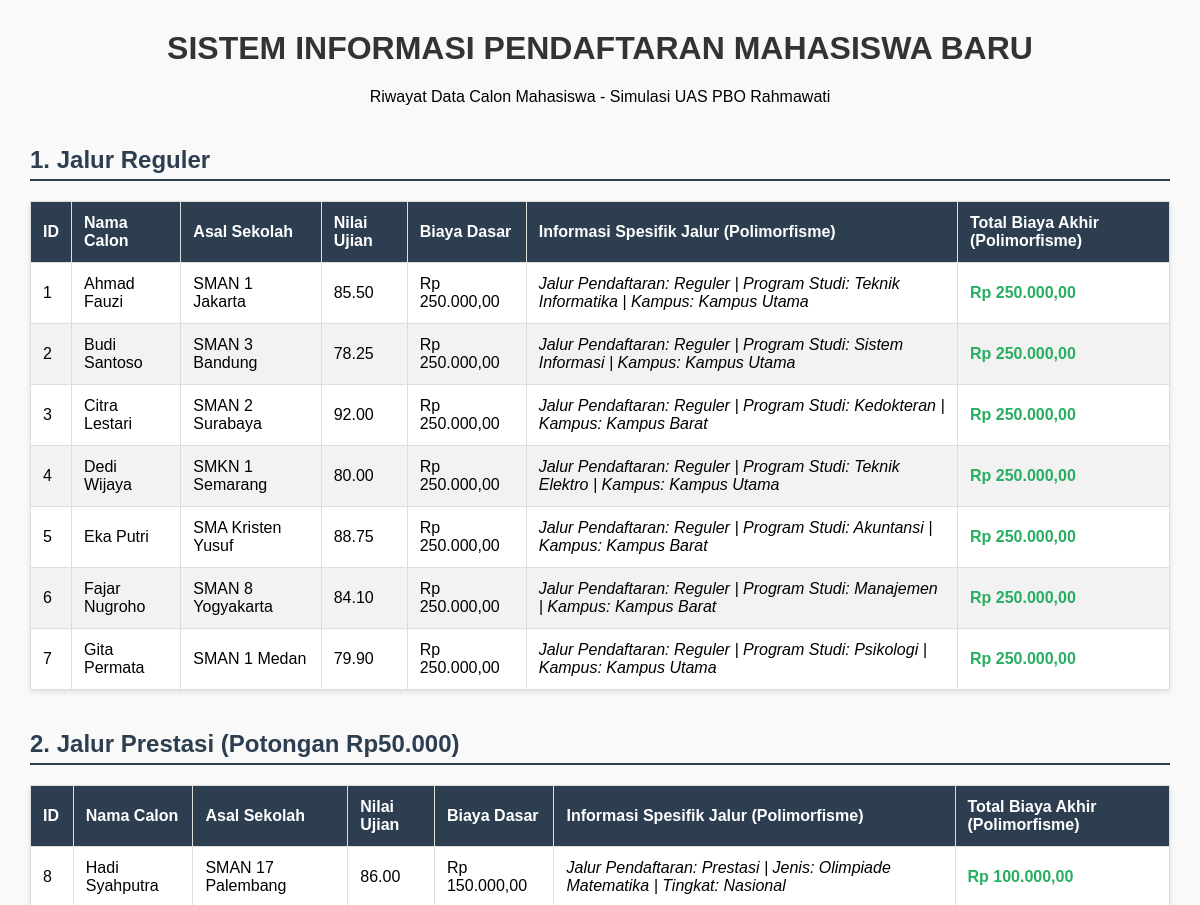
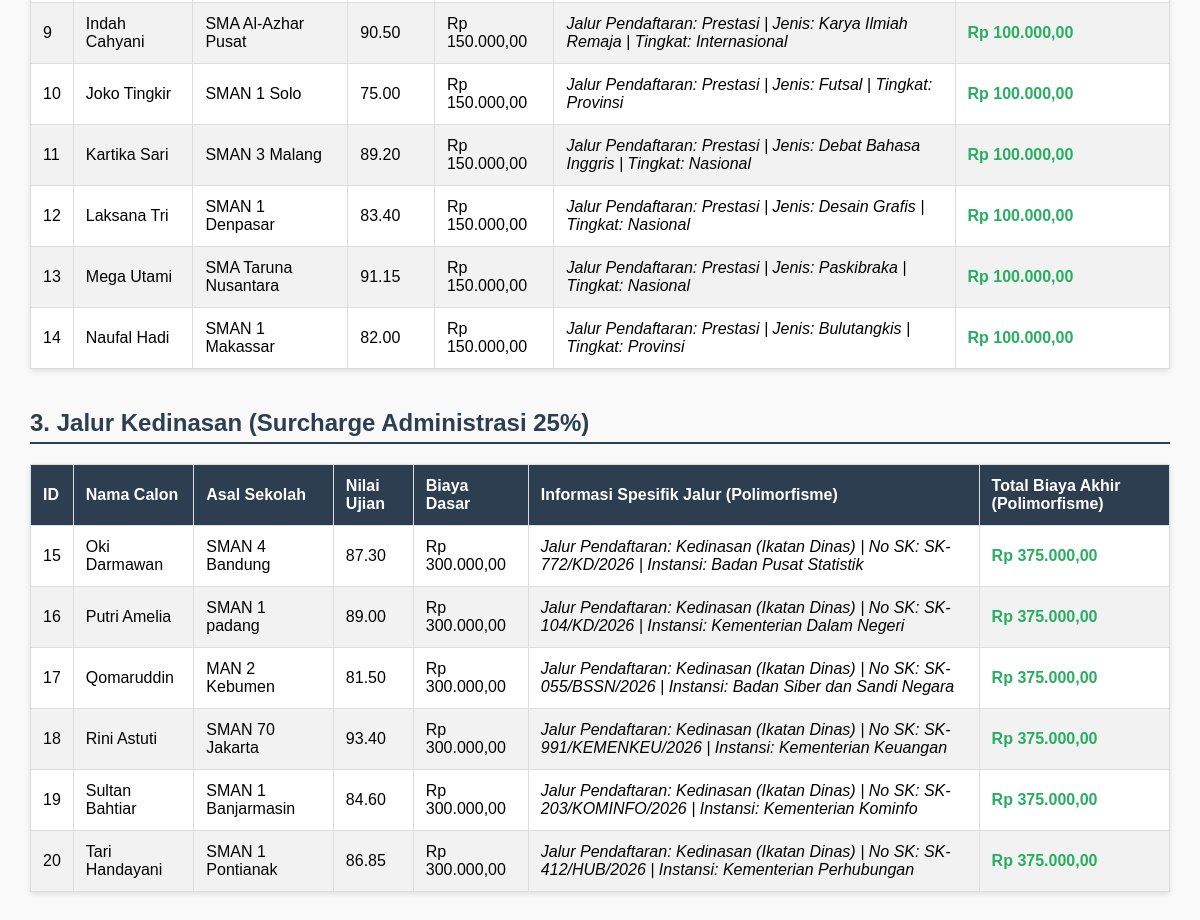
The page / on the database its author committed (2 pictures, top to bottom).
### tables this page shows
CREATE TABLE `tabel_pendaftaran` (
  `id_pendaftaran` int(11) NOT NULL,
  `nama_calon` varchar(100) NOT NULL,
  `asal_sekolah` varchar(100) NOT NULL,
  `nilai_ujian` decimal(5,2) NOT NULL,
  `biaya_pendaftaran_dasar` decimal(10,2) NOT NULL,
  `jalur_pendaftaran` enum('Reguler','Prestasi','Kedinasan') NOT NULL,
  `pilihan_prodi` varchar(100) DEFAULT NULL,
  `lokasi_kampus` varchar(100) DEFAULT NULL,
  `jenis_prestasi` varchar(50) DEFAULT NULL,
  `tingkat_prestasi` varchar(50) DEFAULT NULL,
  `sk_ikatan_dinas` varchar(100) DEFAULT NULL,
  `instansi_sponsor` varchar(100) DEFAULT NULL
);

### pendaftaranReguler.php (called while the page is built, shortened)
<?php
require_once 'Pendaftaran.php';
class PendaftaranReguler extends Pendaftaran {
    private $pilihanProdi;
    private $lokasiKampus;
    public function __construct($id, $nama, $sekolah, $nilai, $biayaDasar, $prodi = null, $kampus = null) {
        $this->pilihanProdi = $prodi;
        $this->lokasiKampus = $kampus;
    }
    public function hitungTotalBiaya() {
        return $this->biayaPendaftaranDasar;
    }
    public function tampilkanInfoJalur() {
        return "Jalur Pendaftaran: Reguler | Program Studi: " . $this->pilihanProdi . " | Kampus: " . $this->lokasiKampus;
    }
    public static function getDaftarReguler($db) {
        $query = "SELECT id_pendaftaran, nama_calon, asal_sekolah, nilai_ujian, biaya_pendaftaran_dasar, pilihan_prodi, lokasi_kampus
          FROM tabel_pendaftaran
          WHERE jalur_pendaftaran = 'Reguler'";
        $stmt = $db->prepare($query);
        $stmt->execute();
        $daftarReguler = [];
        while ($row = $stmt->fetch(PDO::FETCH_ASSOC)) {
            $daftarReguler[] = new PendaftaranReguler(
                $row['id_pendaftaran'],
                $row['nama_calon'],
                $row['asal_sekolah'],
                $row['nilai_ujian'],
                $row['biaya_pendaftaran_dasar'],
                $row['pilihan_prodi'],
                $row['lokasi_kampus']
            );
        }
        return $daftarReguler;
    }
}
?>

### pendaftaran.php (called while the page is built, shortened)
<?php
abstract class Pendaftaran {
    protected $id_pendaftaran;
    protected $nama_calon;
    protected $asal_sekolah;
    protected $nilai_ujian;
    protected $biayaPendaftaranDasar;
    public function __construct($id, $nama, $sekolah, $nilai, $biayaDasar) {
        $this->id_pendaftaran = $id;
        $this->nama_calon = $nama;
        $this->asal_sekolah = $sekolah;
        $this->nilai_ujian = $nilai;
        $this->biayaPendaftaranDasar = $biayaDasar;
    }
    public function getIdPendaftaran() { return $this->id_pendaftaran; }
    public function getNamaCalon() { return $this->nama_calon; }
    public function getAsalSekolah() { return $this->asal_sekolah; }
    public function getNilaiUjian() { return $this->nilai_ujian; }
    public function getBiayaPendaftaranDasar() { return $this->biayaPendaftaranDasar; }
}
?>

### pendaftaranPrestasi.php (called while the page is built, shortened)
<?php
require_once 'Pendaftaran.php';
class PendaftaranPrestasi extends Pendaftaran {
    private $jenisPrestasi;
    private $tingkatPrestasi;
    public function __construct($id, $nama, $sekolah, $nilai, $biayaDasar, $jenis = null, $tingkat = null) {
        $this->jenisPrestasi = $jenis;
        $this->tingkatPrestasi = $tingkat;
    }
    public function hitungTotalBiaya() {
        return $this->biayaPendaftaranDasar - 50000;
    }
    public function tampilkanInfoJalur() {
        return "Jalur Pendaftaran: Prestasi | Jenis: " . $this->jenisPrestasi . " | Tingkat: " . $this->tingkatPrestasi;
    }
    public static function getDaftarPrestasi($db) {
        $query = "SELECT id_pendaftaran, nama_calon, asal_sekolah, nilai_ujian, biaya_pendaftaran_dasar, jenis_prestasi, tingkat_prestasi
                  FROM tabel_pendaftaran
                  WHERE jalur_pendaftaran = 'Prestasi'";
        $stmt = $db->prepare($query);
        $stmt->execute();
        $daftarPrestasi = [];
        while ($row = $stmt->fetch(PDO::FETCH_ASSOC)) {
            $daftarPrestasi[] = new PendaftaranPrestasi(
                $row['id_pendaftaran'],
                $row['nama_calon'],
                $row['asal_sekolah'],
                $row['nilai_ujian'],
                $row['biaya_pendaftaran_dasar'],
                $row['jenis_prestasi'],
                $row['tingkat_prestasi']
            );
        }
        return $daftarPrestasi;
    }
}
?>

### pendaftaranKedinasan.php (called while the page is built, shortened)
<?php
require_once 'Pendaftaran.php';
class PendaftaranKedinasan extends Pendaftaran {
    private $skIkatanDinas;
    private $instansiSponsor;
    public function __construct($id, $nama, $sekolah, $nilai, $biayaDasar, $sk = null, $sponsor = null) {
        $this->skIkatanDinas = $sk;
        $this->instansiSponsor = $sponsor;
    }
    public function hitungTotalBiaya() {
        return $this->biayaPendaftaranDasar * 1.25;
    }
    public function tampilkanInfoJalur() {
        return "Jalur Pendaftaran: Kedinasan (Ikatan Dinas) | No SK: " . $this->skIkatanDinas . " | Instansi: " . $this->instansiSponsor;
    }
    public static function getDaftarKedinasan($db) {
        $query = "SELECT id_pendaftaran, nama_calon, asal_sekolah, nilai_ujian, biaya_pendaftaran_dasar, sk_ikatan_dinas, instansi_sponsor
                  FROM tabel_pendaftaran
                  WHERE jalur_pendaftaran = 'Kedinasan'";
        $stmt = $db->prepare($query);
        $stmt->execute();
        $daftarKedinasan = [];
        while ($row = $stmt->fetch(PDO::FETCH_ASSOC)) {
            $daftarKedinasan[] = new PendaftaranKedinasan(
                $row['id_pendaftaran'],
                $row['nama_calon'],
                $row['asal_sekolah'],
                $row['nilai_ujian'],
                $row['biaya_pendaftaran_dasar'],
                $row['sk_ikatan_dinas'],
                $row['instansi_sponsor']
            );
        }
        return $daftarKedinasan;
    }
}
?>

### index.php (the view, shortened to what this page needs)
<?php
require_once 'Pendaftaran.php';
require_once 'PendaftaranReguler.php';
require_once 'PendaftaranPrestasi.php';
require_once 'PendaftaranKedinasan.php';
$database = new Database();
$db = $database->getConnection();
$dataReguler   = PendaftaranReguler::getDaftarReguler($db);
$dataPrestasi  = PendaftaranPrestasi::getDaftarPrestasi($db);
$dataKedinasan = PendaftaranKedinasan::getDaftarKedinasan($db);
?>
<!DOCTYPE html>
<html lang="id">
<head>
</head>
<body>
    <h1>SISTEM INFORMASI PENDAFTARAN MAHASISWA BARU</h1>
    <p class="text-center">Riwayat Data Calon Mahasiswa - Simulasi UAS PBO Rahmawati</p>
    <h2>1. Jalur Reguler</h2>
    <table>
        <thead>
            <tr>
                <th>ID</th>
                <th>Nama Calon</th>
                <th>Asal Sekolah</th>
                <th>Nilai Ujian</th>
                <th>Biaya Dasar</th>
                <th>Informasi Spesifik Jalur (Polimorfisme)</th>
                <th>Total Biaya Akhir (Polimorfisme)</th>
            </tr>
        </thead>
        <tbody>
            <?php if (empty($dataReguler)): ?>
                <tr><td colspan="7" class="text-center">Tidak ada data jalur Reguler.</td></tr>
            <?php else: ?>
                <?php foreach ($dataReguler as $mhs): ?>
                    <tr>
                        <td><?= $mhs->getIdPendaftaran(); ?></td>
                        <td><?= $mhs->getNamaCalon(); ?></td>
                        <td><?= $mhs->getAsalSekolah(); ?></td>
                        <td><?= $mhs->getNilaiUjian(); ?></td>
                        <td>Rp <?= number_format($mhs->getBiayaPendaftaranDasar(), 2, ',', '.'); ?></td>
                        <td><em><?= $mhs->tampilkanInfoJalur(); ?></em></td>
                        <td class="price">Rp <?= number_format($mhs->hitungTotalBiaya(), 2, ',', '.'); ?></td>
                    </tr>
                <?php endforeach; ?>
            <?php endif; ?>
        </tbody>
    </table>
    <h2>2. Jalur Prestasi (Potongan Rp50.000)</h2>
    <table>
        <thead>
            <tr>
                <th>ID</th>
                <th>Nama Calon</th>
                <th>Asal Sekolah</th>
                <th>Nilai Ujian</th>
                <th>Biaya Dasar</th>
                <th>Informasi Spesifik Jalur (Polimorfisme)</th>
                <th>Total Biaya Akhir (Polimorfisme)</th>
            </tr>
        </thead>
        <tbody>
            <?php if (empty($dataPrestasi)): ?>
                <tr><td colspan="7" class="text-center">Tidak ada data jalur Prestasi.</td></tr>
            <?php else: ?>
                <?php foreach ($dataPrestasi as $mhs): ?>
                    <tr>
                        <td><?= $mhs->getIdPendaftaran(); ?></td>
                        <td><?= $mhs->getNamaCalon(); ?></td>
                        <td><?= $mhs->getAsalSekolah(); ?></td>
                        <td><?= $mhs->getNilaiUjian(); ?></td>
                        <td>Rp <?= number_format($mhs->getBiayaPendaftaranDasar(), 2, ',', '.'); ?></td>
                        <td><em><?= $mhs->tampilkanInfoJalur(); ?></em></td>
                        <td class="price">Rp <?= number_format($mhs->hitungTotalBiaya(), 2, ',', '.'); ?></td>
                    </tr>
                <?php endforeach; ?>
            <?php endif; ?>
        </tbody>
    </table>
    <h2>3. Jalur Kedinasan (Surcharge Administrasi 25%)</h2>
    <table>
        <thead>
            <tr>
                <th>ID</th>
                <th>Nama Calon</th>
                <th>Asal Sekolah</th>
                <th>Nilai Ujian</th>
                <th>Biaya Dasar</th>
                <th>Informasi Spesifik Jalur (Polimorfisme)</th>
                <th>Total Biaya Akhir (Polimorfisme)</th>
            </tr>
        </thead>
        <tbody>
            <?php if (empty($dataKedinasan)): ?>
                <tr><td colspan="7" class="text-center">Tidak ada data jalur Kedinasan.</td></tr>
            <?php else: ?>
                <?php foreach ($dataKedinasan as $mhs): ?>
                    <tr>
                        <td><?= $mhs->getIdPendaftaran(); ?></td>
                        <td><?= $mhs->getNamaCalon(); ?></td>
                        <td><?= $mhs->getAsalSekolah(); ?></td>
                        <td><?= $mhs->getNilaiUjian(); ?></td>
                        <td>Rp <?= number_format($mhs->getBiayaPendaftaranDasar(), 2, ',', '.'); ?></td>
                        <td><em><?= $mhs->tampilkanInfoJalur(); ?></em></td>
                        <td class="price">Rp <?= number_format($mhs->hitungTotalBiaya(), 2, ',', '.'); ?></td>
                    </tr>
                <?php endforeach; ?>
            <?php endif; ?>
        </tbody>
    </table>
</body>
</html>

### index.php (style rules this page uses)
body { font-family: Arial, sans-serif; margin: 30px; background-color: #f9f9f9; }
h1 { text-align: center; color: #333; }
h2 { color: #2c3e50; margin-top: 40px; border-bottom: 2px solid #2c3e50; padding-bottom: 5px; }
table { width: 100%; border-collapse: collapse; margin-top: 10px; background: #fff; box-shadow: 0 2px 5px rgba(0,0,0,0.1); }
th, td { border: 1px solid #ddd; padding: 12px; text-align: left; }
th { background-color: #2c3e50; color: white; }
tr:nth-child(even) { background-color: #f2f2f2; }
.text-center { text-align: center; }
.price { font-weight: bold; color: #27ae60; }

### rows shown on the page
tabel_pendaftaran: id_pendaftaran "1", nama_calon "Ahmad Fauzi", asal_sekolah "SMAN 1 Jakarta", nilai_ujian "85.50", biaya_pendaftaran_dasar "250.000,00", $mhs->tampilkanInfoJalur() "Jalur Pendaftaran: Reguler | Program Studi: Teknik Informatika | Kampus: Kampus Utama"
tabel_pendaftaran: id_pendaftaran "2", nama_calon "Budi Santoso", asal_sekolah "SMAN 3 Bandung", nilai_ujian "78.25", biaya_pendaftaran_dasar "250.000,00", $mhs->tampilkanInfoJalur() "Jalur Pendaftaran: Reguler | Program Studi: Sistem Informasi | Kampus: Kampus Utama"
tabel_pendaftaran: id_pendaftaran "3", nama_calon "Citra Lestari", asal_sekolah "SMAN 2 Surabaya", nilai_ujian "92.00", biaya_pendaftaran_dasar "250.000,00", $mhs->tampilkanInfoJalur() "Jalur Pendaftaran: Reguler | Program Studi: Kedokteran | Kampus: Kampus Barat"
tabel_pendaftaran: id_pendaftaran "4", nama_calon "Dedi Wijaya", asal_sekolah "SMKN 1 Semarang", nilai_ujian "80.00", biaya_pendaftaran_dasar "250.000,00", $mhs->tampilkanInfoJalur() "Jalur Pendaftaran: Reguler | Program Studi: Teknik Elektro | Kampus: Kampus Utama"
tabel_pendaftaran: id_pendaftaran "5", nama_calon "Eka Putri", asal_sekolah "SMA Kristen Yusuf", nilai_ujian "88.75", biaya_pendaftaran_dasar "250.000,00", $mhs->tampilkanInfoJalur() "Jalur Pendaftaran: Reguler | Program Studi: Akuntansi | Kampus: Kampus Barat"
tabel_pendaftaran: id_pendaftaran "6", nama_calon "Fajar Nugroho", asal_sekolah "SMAN 8 Yogyakarta", nilai_ujian "84.10", biaya_pendaftaran_dasar "250.000,00", $mhs->tampilkanInfoJalur() "Jalur Pendaftaran: Reguler | Program Studi: Manajemen | Kampus: Kampus Barat"
tabel_pendaftaran: id_pendaftaran "7", nama_calon "Gita Permata", asal_sekolah "SMAN 1 Medan", nilai_ujian "79.90", biaya_pendaftaran_dasar "250.000,00", $mhs->tampilkanInfoJalur() "Jalur Pendaftaran: Reguler | Program Studi: Psikologi | Kampus: Kampus Utama"
tabel_pendaftaran: id_pendaftaran "8", nama_calon "Hadi Syahputra", asal_sekolah "SMAN 17 Palembang", nilai_ujian "86.00", biaya_pendaftaran_dasar "150.000,00", $mhs->tampilkanInfoJalur() "Jalur Pendaftaran: Prestasi | Jenis: Olimpiade Matematika | Tingkat: Nasional", biaya_pendaftaran_dasar "100.000,00"
tabel_pendaftaran: id_pendaftaran "9", nama_calon "Indah Cahyani", asal_sekolah "SMA Al-Azhar Pusat", nilai_ujian "90.50", biaya_pendaftaran_dasar "150.000,00", $mhs->tampilkanInfoJalur() "Jalur Pendaftaran: Prestasi | Jenis: Karya Ilmiah Remaja | Tingkat: Internasional", biaya_pendaftaran_dasar "100.000,00"
tabel_pendaftaran: id_pendaftaran "10", nama_calon "Joko Tingkir", asal_sekolah "SMAN 1 Solo", nilai_ujian "75.00", biaya_pendaftaran_dasar "150.000,00", $mhs->tampilkanInfoJalur() "Jalur Pendaftaran: Prestasi | Jenis: Futsal | Tingkat: Provinsi", biaya_pendaftaran_dasar "100.000,00"
tabel_pendaftaran: id_pendaftaran "11", nama_calon "Kartika Sari", asal_sekolah "SMAN 3 Malang", nilai_ujian "89.20", biaya_pendaftaran_dasar "150.000,00", $mhs->tampilkanInfoJalur() "Jalur Pendaftaran: Prestasi | Jenis: Debat Bahasa Inggris | Tingkat: Nasional", biaya_pendaftaran_dasar "100.000,00"
tabel_pendaftaran: id_pendaftaran "12", nama_calon "Laksana Tri", asal_sekolah "SMAN 1 Denpasar", nilai_ujian "83.40", biaya_pendaftaran_dasar "150.000,00", $mhs->tampilkanInfoJalur() "Jalur Pendaftaran: Prestasi | Jenis: Desain Grafis | Tingkat: Nasional", biaya_pendaftaran_dasar "100.000,00"
tabel_pendaftaran: id_pendaftaran "13", nama_calon "Mega Utami", asal_sekolah "SMA Taruna Nusantara", nilai_ujian "91.15", biaya_pendaftaran_dasar "150.000,00", $mhs->tampilkanInfoJalur() "Jalur Pendaftaran: Prestasi | Jenis: Paskibraka | Tingkat: Nasional", biaya_pendaftaran_dasar "100.000,00"
tabel_pendaftaran: id_pendaftaran "14", nama_calon "Naufal Hadi", asal_sekolah "SMAN 1 Makassar", nilai_ujian "82.00", biaya_pendaftaran_dasar "150.000,00", $mhs->tampilkanInfoJalur() "Jalur Pendaftaran: Prestasi | Jenis: Bulutangkis | Tingkat: Provinsi", biaya_pendaftaran_dasar "100.000,00"
tabel_pendaftaran: id_pendaftaran "15", nama_calon "Oki Darmawan", asal_sekolah "SMAN 4 Bandung", nilai_ujian "87.30", biaya_pendaftaran_dasar "300.000,00", $mhs->tampilkanInfoJalur() "Jalur Pendaftaran: Kedinasan (Ikatan Dinas) | No SK: SK-772/KD/2026 | Instansi: Badan Pusat Statistik", biaya_pendaftaran_dasar "375.000,00"
tabel_pendaftaran: id_pendaftaran "16", nama_calon "Putri Amelia", asal_sekolah "SMAN 1 padang", nilai_ujian "89.00", biaya_pendaftaran_dasar "300.000,00", $mhs->tampilkanInfoJalur() "Jalur Pendaftaran: Kedinasan (Ikatan Dinas) | No SK: SK-104/KD/2026 | Instansi: Kementerian Dalam Negeri", biaya_pendaftaran_dasar "375.000,00"
tabel_pendaftaran: id_pendaftaran "17", nama_calon "Qomaruddin", asal_sekolah "MAN 2 Kebumen", nilai_ujian "81.50", biaya_pendaftaran_dasar "300.000,00", $mhs->tampilkanInfoJalur() "Jalur Pendaftaran: Kedinasan (Ikatan Dinas) | No SK: SK-055/BSSN/2026 | Instansi: Badan Siber dan Sandi Negara", biaya_pendaftaran_dasar "375.000,00"
tabel_pendaftaran: id_pendaftaran "18", nama_calon "Rini Astuti", asal_sekolah "SMAN 70 Jakarta", nilai_ujian "93.40", biaya_pendaftaran_dasar "300.000,00", $mhs->tampilkanInfoJalur() "Jalur Pendaftaran: Kedinasan (Ikatan Dinas) | No SK: SK-991/KEMENKEU/2026 | Instansi: Kementerian Keuangan", biaya_pendaftaran_dasar "375.000,00"
tabel_pendaftaran: id_pendaftaran "19", nama_calon "Sultan Bahtiar", asal_sekolah "SMAN 1 Banjarmasin", nilai_ujian "84.60", biaya_pendaftaran_dasar "300.000,00", $mhs->tampilkanInfoJalur() "Jalur Pendaftaran: Kedinasan (Ikatan Dinas) | No SK: SK-203/KOMINFO/2026 | Instansi: Kementerian Kominfo", biaya_pendaftaran_dasar "375.000,00"
tabel_pendaftaran: id_pendaftaran "20", nama_calon "Tari Handayani", asal_sekolah "SMAN 1 Pontianak", nilai_ujian "86.85", biaya_pendaftaran_dasar "300.000,00", $mhs->tampilkanInfoJalur() "Jalur Pendaftaran: Kedinasan (Ikatan Dinas) | No SK: SK-412/HUB/2026 | Instansi: Kementerian Perhubungan", biaya_pendaftaran_dasar "375.000,00"
